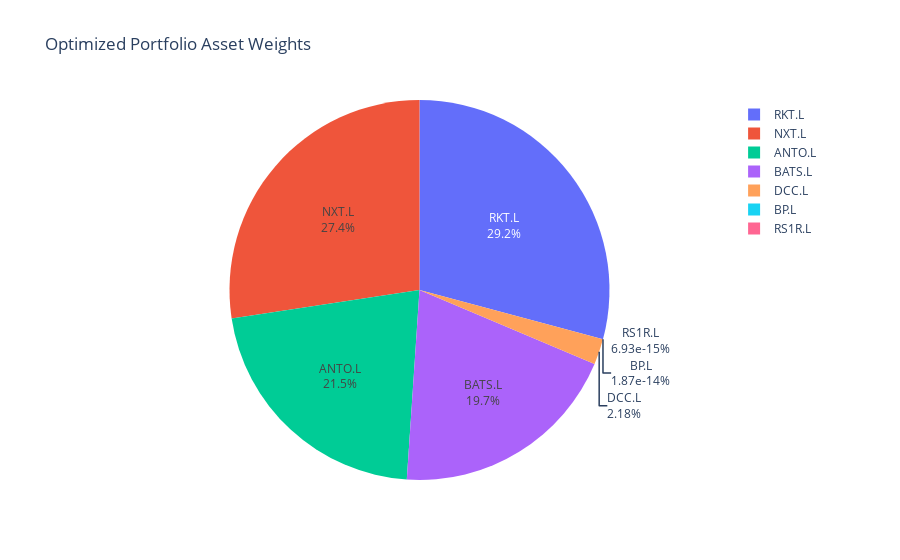
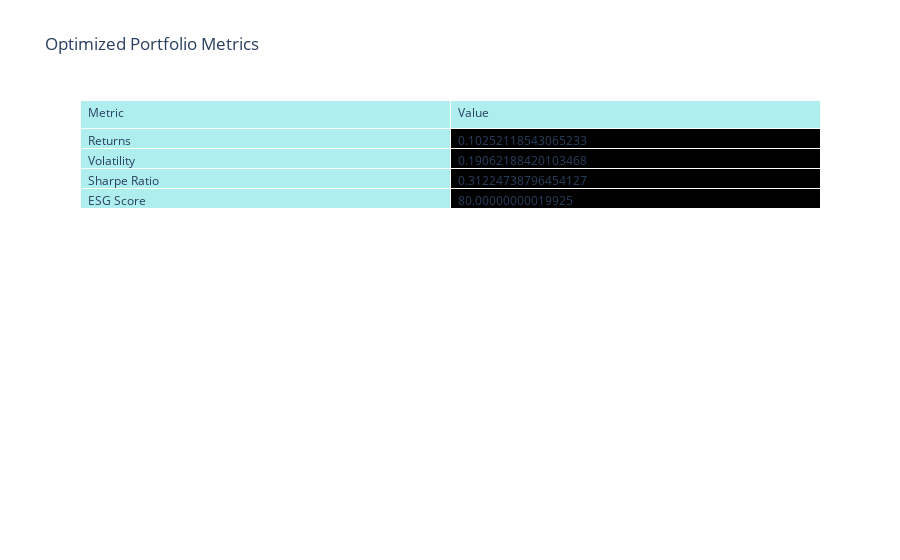

Write notebook code for charts like these, in order.
### Code cell
# Extract the asset names and their weights
assets = optimized_df.columns[4:]
weights = optimized_df.iloc[0, 4:].values

# Filter out assets with zero weights
non_zero_weights = [(asset, weight) for asset, weight in zip(assets, weights) if weight > 0]
non_zero_assets, non_zero_weights = zip(*non_zero_weights)

# Create a pie chart for the asset weights
fig_pie = go.Figure()

fig_pie.add_trace(go.Pie(
    labels=non_zero_assets,
    values=non_zero_weights,
    textinfo='label+percent',
    hoverinfo='label+percent+value'
))

fig_pie.update_layout(
    title='Optimized Portfolio Asset Weights',
    template='plotly_white'
)

# Extract portfolio metrics
metrics = {
    'Returns': optimized_df['Returns'].values[0],
    'Volatility': optimized_df['Volatility'].values[0],
    'Sharpe Ratio': optimized_df['Sharpe Ratio'].values[0],
    'ESG Score': optimized_df['ESG Score'].values[0]
}

# Create a table for the portfolio metrics
fig_table = go.Figure(data=[go.Table(
    header=dict(values=['Metric', 'Value'],
                fill_color='paleturquoise',
                align='left'),
    cells=dict(values=[list(metrics.keys()), list(metrics.values())],
               fill_color=[['paleturquoise'], 
                           [['rgba(255, 0, 0, 0.6)' if k == 'Returns' else 'rgba(0, 255, 0, 0.6)' for k in metrics.keys()]],
                           [['rgba(255, 0, 0, 0.3)' if k == 'Volatility' else 'rgba(0, 255, 0, 0.3)' for k in metrics.keys()]],
                           [['rgba(255, 0, 0, 0.3)' if k == 'Sharpe Ratio' else 'rgba(0, 255, 0, 0.3)' for k in metrics.keys()]],
                           [['rgba(0, 255, 0, 0.3)' for _ in metrics.keys()]]],
               align='left'))
])

fig_table.update_layout(
    title='Optimized Portfolio Metrics',
    template='plotly_white'
)

# Show the plots
fig_pie.show()
fig_table.show()

### Figure 1 — Plotly figure (JSON) as saved in the notebook; plotly's stock layout.template omitted (floating-point values rounded to 4 significant figures)
{"data": [{"hoverinfo": "label+percent+value", "labels": ["DCC.L", "RKT.L", "BATS.L", "RS1R.L", "BP.L", "ANTO.L", "NXT.L"], "textinfo": "label+percent", "type": "pie", "values": [0.02178, 0.2918, 0.197, 6.934e-17, 1.866e-16, 0.2154, 0.2739]}], "layout": {"title": {"text": "Optimized Portfolio Asset Weights"}}}

### Figure 2 — Plotly figure (JSON) as saved in the notebook; plotly's stock layout.template omitted (floating-point values rounded to 4 significant figures)
{"data": [{"cells": {"align": "left", "fill": {"color": [["paleturquoise"], [["rgba(255, 0, 0, 0.6)", "rgba(0, 255, 0, 0.6)", "rgba(0, 255, 0, 0.6)", "rgba(0, 255, 0, 0.6)"]], [["rgba(0, 255, 0, 0.3)", "rgba(255, 0, 0, 0.3)", "rgba(0, 255, 0, 0.3)", "rgba(0, 255, 0, 0.3)"]], [["rgba(0, 255, 0, 0.3)", "rgba(0, 255, 0, 0.3)", "rgba(255, 0, 0, 0.3)", "rgba(0, 255, 0, 0.3)"]], [["rgba(0, 255, 0, 0.3)", "rgba(0, 255, 0, 0.3)", "rgba(0, 255, 0, 0.3)", "rgba(0, 255, 0, 0.3)"]]]}, "values": [["Returns", "Volatility", "Sharpe Ratio", "ESG Score"], [0.1025, 0.1906, 0.3122, 80.0]]}, "header": {"align": "left", "fill": {"color": "paleturquoise"}, "values": ["Metric", "Value"]}, "type": "table"}], "layout": {"title": {"text": "Optimized Portfolio Metrics"}}}
